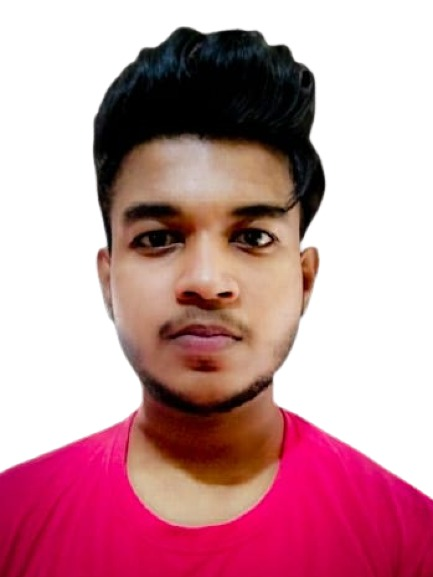
#> input picture College project/demopic.jpg, 433 x 577 px, found by its file name
$ python animator.py
#> lines starting #> are read from the running program, lines starting #| are printed output that depends on the picture; after the words box and inside, x2 and y2 are one past the last pixel; in counts of white or black regions, pixels touching at a corner belong together
import cv2

#Img_storing
img = cv2.imread("College project/demopic.jpg")
#> img is the input picture: shape (577, 433, 3); mean B, G, R 157.6, 148.7, 198.4

#edges
grey = cv2.cvtColor(img, cv2.COLOR_BGR2GRAY)
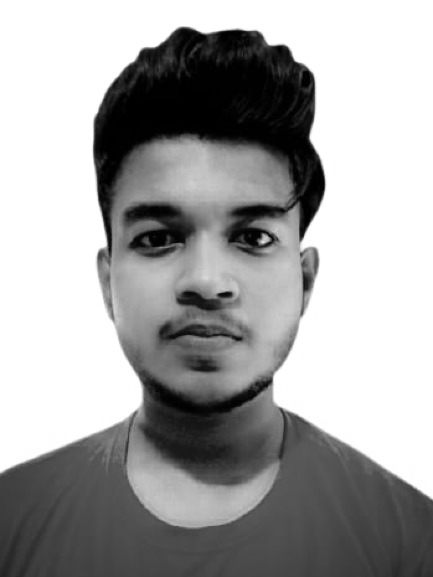
#> grey: shape (577, 433); min 0, max 255, mean 164.5
edge = cv2.adaptiveThreshold(grey, 255,cv2.ADAPTIVE_THRESH_MEAN_C,cv2.THRESH_BINARY,9,6)
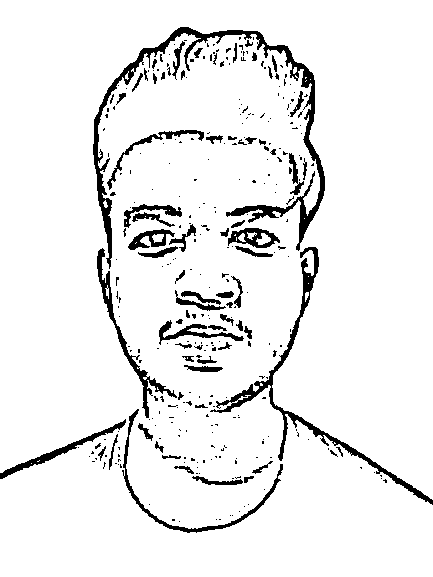
#> edge: shape (577, 433); 92.9% white; 332 black regions (262 under 20 px), largest, box (x1, y1, x2, y2) and area: (93, 27, 325, 269) 4582, (210, 247, 433, 505) 2583, (97, 248, 177, 418) 1155

#colours
img_c = cv2.GaussianBlur(img ,(3,3), cv2.BORDER_DEFAULT)
img_c = cv2.bilateralFilter(img_c , 9, 250 , 250)

#cartoon
op = cv2.bitwise_and(img_c,img_c, mask=edge)
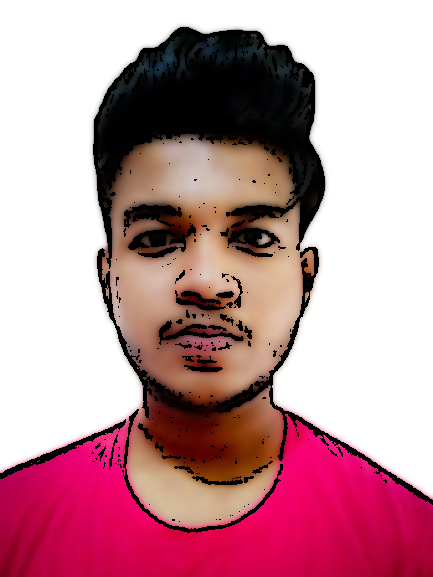
#> op: shape (577, 433, 3); mean B, G, R 153.6, 144.9, 191

#output
cv2.imshow("Original_Input", img)
cv2.imshow("Cartoon",op)
cv2.waitKey(0)
cv2.destroyAllWindows()
